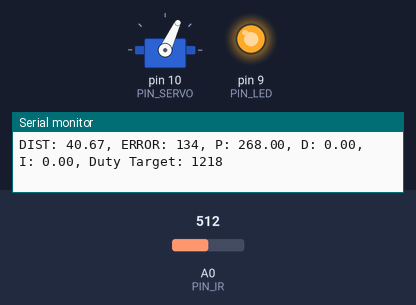
Simulated run of this sketch. Board: Arduino Uno, built with avr-gcc and run on an emulated ATmega328P. On the bench: servo, output pins drawn as LEDs (lit = HIGH), the last lines printed to the serial monitor. The test bench sets the inputs (shaded band); at power-on: A0 (PIN_IR) = 512.

Above: at 1.2 s.
1.3 s: A0 (PIN_IR) set to 710
At 1.9 s:
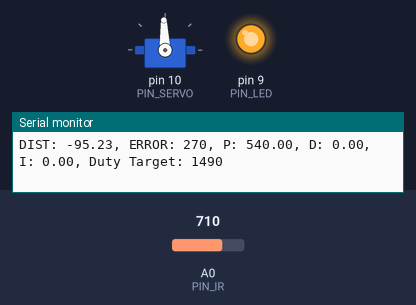
2.9 s: A0 (PIN_IR) set to 900
At 3.4 s:
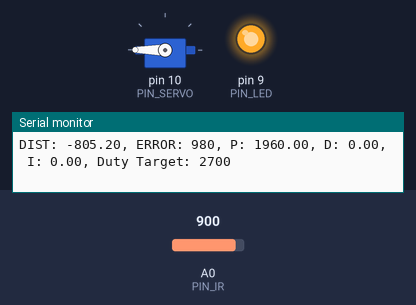
4.4 s: A0 (PIN_IR) set to 690
At 5.6 s:
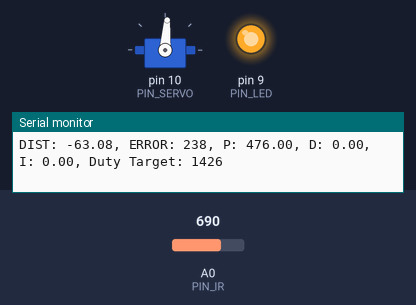
7.4 s: A0 (PIN_IR) set to 306
At 8.7 s:
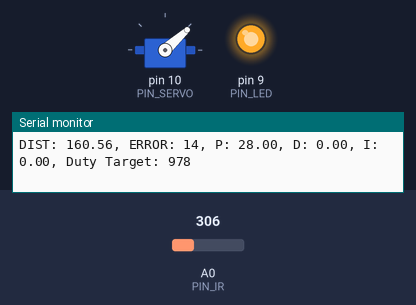
9.0 s: A0 (PIN_IR) set to 165
At 9.3 s:
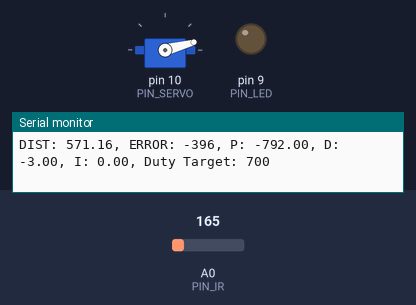
10.5 s: A0 (PIN_IR) set to 511
At 11.4 s:
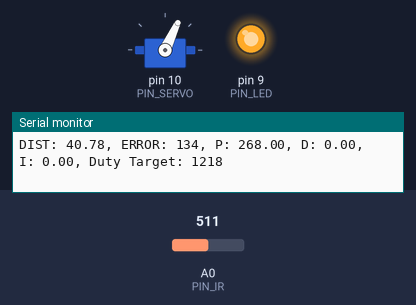
Timing chart, 0 to 13.0 s (numbered marks = the images above; inputs shaded):
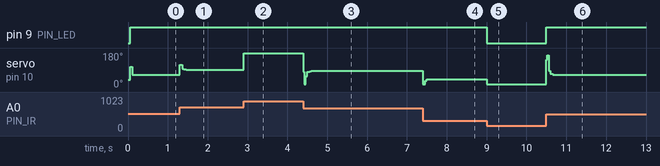

The sketch:

25_D_only.ino
```cpp
#include <Servo.h>

// Arduino pin assignment
#define PIN_LED   9
#define PIN_SERVO 10
#define PIN_IR    A0

// Event interval parameters
#define _INTERVAL_DIST   50 // distance sensor interval (unit: ms)
#define _INTERVAL_SERVO  20 // servo interval (unit: ms)
#define _INTERVAL_SERIAL 100 // serial interval (unit: ms)

// EMA filter configuration for the IR distance sensor
#define _EMA_ALPHA 0.8    // EMA weight of new sample (range: 0 to 1)

// Servo adjustment
#define _DUTY_MAX 2700
#define _DUTY_NEU 950
#define _DUTY_MIN 700
#define _SERVO_ANGLE_DIFF  30    // Servo range in degrees
#define _SERVO_SPEED       1000  // Servo speed (degrees/sec)

// Target Distance
#define _DIST_TARGET    175 // Target distance in mm

// PID parameters
#define _KP  2.0    // proportional gain
#define _KD  3.0      // derivative gain
#define _KI  0.0      // integral gain

// Global variables
Servo myservo;
float dist_ema = 0;   // Filtered distance
unsigned long last_sampling_time_dist = 0, last_sampling_time_servo = 0, last_sampling_time_serial = 0;

// Servo speed control
int duty_change_per_interval;

// Servo position
int duty_target, duty_current;

// PID control variables
int error_current = 0, error_prev = 0;
float pterm, dterm, iterm = 0;

void setup() {
  // Initialize GPIO pins
  pinMode(PIN_LED, OUTPUT);

  // Initialize servo
  myservo.attach(PIN_SERVO);
  duty_target = duty_current = _DUTY_NEU;
  myservo.writeMicroseconds(duty_current);

  // Calculate maximum duty change per interval
  duty_change_per_interval =
    (float)(_DUTY_MAX - _DUTY_MIN) * ((float)_SERVO_SPEED / _SERVO_ANGLE_DIFF) * (_INTERVAL_SERVO / 1000.0);

  // Initialize serial port
  Serial.begin(1000000);
}

void loop() {
  unsigned long time_curr = millis();

  // Check for event triggers
  if (time_curr >= (last_sampling_time_dist + _INTERVAL_DIST)) {
    last_sampling_time_dist += _INTERVAL_DIST;
    handleDistanceEvent();
  }
  if (time_curr >= (last_sampling_time_servo + _INTERVAL_SERVO)) {
    last_sampling_time_servo += _INTERVAL_SERVO;
    handleServoEvent();
  }
  if (time_curr >= (last_sampling_time_serial + _INTERVAL_SERIAL)) {
    last_sampling_time_serial += _INTERVAL_SERIAL;
    handleSerialEvent();
  }
}

void handleDistanceEvent() {
  float dist_filtered; // unit: mm
  int control;

  // Get a distance reading
  dist_filtered = volt_to_distance(ir_sensor_filtered(10, 0.5, 0)); // Median of 10 samples
  dist_ema = _EMA_ALPHA * dist_filtered + (1.0 - _EMA_ALPHA) * dist_ema;

  // Update PID variables
  error_current = _DIST_TARGET - dist_ema;
  pterm = _KP * error_current;
  dterm = _KD * (error_current - error_prev);
  iterm += _KI * error_current * (_INTERVAL_DIST / 1000.0); // Simple integration

  // Limit integral term to avoid wind-up
  if (iterm > 50) iterm = 50;
  if (iterm < -50) iterm = -50;

  // Compute control signal
  control = pterm + dterm + iterm;
  error_prev = error_current;

  duty_target = _DUTY_NEU + control;

  // Limit duty_target within the range of [_DUTY_MIN, _DUTY_MAX]
  if (duty_target < _DUTY_MIN) duty_target = _DUTY_MIN;
  if (duty_target > _DUTY_MAX) duty_target = _DUTY_MAX;

  // Turn LED on or off based on the error
  digitalWrite(PIN_LED, error_current > 0);
}

void handleServoEvent() {
  // Adjust duty_current toward duty_target
  if (duty_target > duty_current) {
    duty_current += duty_change_per_interval;
    if (duty_current > duty_target) duty_current = duty_target;
  } else {
    duty_current -= duty_change_per_interval;
    if (duty_current < duty_target) duty_current = duty_target;
  }

  // Write the updated position to the servo
  myservo.writeMicroseconds(duty_current);
}

void handleSerialEvent() {
  // Output distance and control information
  Serial.print("DIST: ");
  Serial.print(dist_ema);
  Serial.print(", ERROR: ");
  Serial.print(error_current);
  Serial.print(", P: ");
  Serial.print(pterm);
  Serial.print(", D: ");
  Serial.print(dterm);
  Serial.print(", I: ");
  Serial.print(iterm);
  Serial.print(", Duty Target: ");
  Serial.println(duty_target);
}

float volt_to_distance(int a_value) {
  // Replace this line with the calibration equation for your IR sensor
  return 1722-9.81*a_value+0.0193*a_value*a_value-1.28E-05*a_value*a_value*a_value;
}

unsigned int ir_sensor_filtered(unsigned int n, float position, int verbose) {
  unsigned int *ir_val, ret_val;

  if ((n == 0) || (n > 100) || (position < 0.0) || (position > 1.0)) return 0;

  ir_val = (unsigned int *)malloc(sizeof(unsigned int) * n);
  if (ir_val == NULL) return 0;

  for (int i = 0; i < n; i++) {
    ir_val[i] = analogRead(PIN_IR);
  }

  qsort(ir_val, n, sizeof(unsigned int), compare);
  ret_val = ir_val[(unsigned int)(n * position)];
  free(ir_val);

  return ret_val;
}

int compare(const void *a, const void *b) {
  return (*(unsigned int *)a - *(unsigned int *)b);
}
```

Measured:
- after the input at 1.3 s, servo on pin 10 (PIN_SERVO): 65° → 92° at once
- after the input at 2.9 s, servo on pin 10 (PIN_SERVO): 92° → 180° at once
- after the input at 4.4 s, servo on pin 10 (PIN_SERVO): 180° → 86° at once
- after the input at 7.4 s, servo on pin 10 (PIN_SERVO): 86° → 42° at once
- after the input at 9.0 s, pin 9 (PIN_LED): HIGH → LOW at once; servo on pin 10 (PIN_SERVO): 42° → 15° at once
- after the input at 10.5 s, pin 9 (PIN_LED): LOW → HIGH at once; servo on pin 10 (PIN_SERVO): 15° → 66° at once, → 65° 0.26 s later
